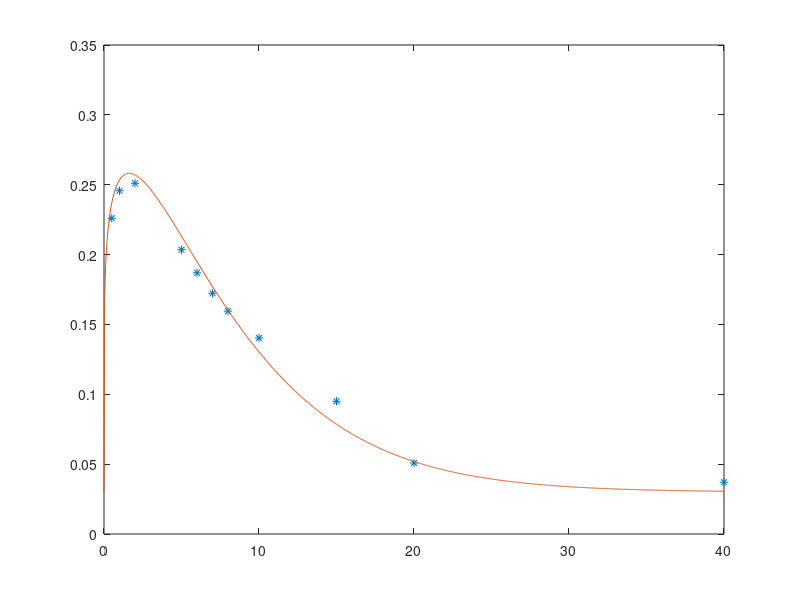

The MATLAB source for this figure: (Note: this script raises an error after producing the figure.)
% Data
Lz = 1;
Lx = [0.5,1,2,5,6,7,8,10,15,20,40];
R = [0.22602171,0.24566273,0.25104229,0.20345172,0.18692082,0.17226913,0.15952006,0.14030094,0.09496913,0.05082819,0.03705537];
% Fit function
xx = linspace(0,40,1000);
Lf = 0.18;
lexp = 0.4;
f0 = 1.8;
f = @(Lx) f0*Lx.*exp(-(Lx/Lf).^lexp);
% Lf = 3;
% lexp = 0.4;
% f0 = 1.5;
% f = @(Lx) f0*(Lx).^(lexp-1)./Lf*lexp.*exp(-(Lx/Lf).^lexp);
funstr = '';
model = 6;
switch model
  case 0
    Lf = 0.17; % b
    lexp = 0.4; % c
    f0 = 1.7; % a
    exp0 = 0.02; % zero level
    f = @(Lx) f0*Lx.*exp(-((Lx/Lf)).^lexp)+exp0;    
  case 1
    Lf = 0.18;
    lexp = 0.4;
    f0 = 1.6;
    f = @(Lx) f0*Lx.*exp(-(Lx/Lf).^lexp);
  case 2 % Judit
    b = 0.026; % b
    a = 4.838; % a
    c = 0.299; % c
    f = @(Lx) a*Lx.*exp(-(Lx/b).^c);
  case 3 
    b = 1.6; % b
    a = 0.4; % a
    c = 0.55; % c
    E0 = 0.03;
    f = @(Lx) a*(c+1)*(Lx/b).^(c).*exp(-(Lx/b).^c) + E0;
  case 4 
    b = 8; % b
    a = 0.3; % a
    c = 0.2; % c
    E0 = 0.03;
    f = @(Lx) a*(c+1)*(Lx/b).^(c).*exp(-(Lx/b).^(c+1)) + E0;
    funstr = {'f(L_x) = a(c+1)(L_x/b)^c exp[-(L_x/b)^{c+1}]+f_{0,inf}';...
      sprintf('a = %g, b = %g, c = %g, f_{0,inf} = %g',a,b,c,E0)};
  case 5 
    b = 8; % b
    a = 2.4; % a
    c = 0.2; % c
    E0 = 0.03;
    f = @(Lx) a/b*(c+1)*(Lx/b).^(c).*exp(-(Lx/b).^(c+1)) + E0;
    funstr = {'f(L_x) = (a/b)(c+1)(L_x/b)^c exp[-(L_x/b)^{c+1}]+f_{0,inf}';...
      sprintf('a = %g, b = %g, c = %g, f_{0,inf} = %g',a,b,c,E0)};
  case 6 
    b = 8; % b
    a = 2.4*8; % a
    c = 0.18; % c
    E0 = 0.03;
    f = @(Lx) a/b/b*(c+1)*(Lx/b).^(c).*exp(-(Lx/b).^(c+1)) + E0;
    funstr = {'f(L_x) = (a/b)(c+1)(L_x/b)^c exp[-(L_x/b)^{c+1}]+f_{0,inf}';...
      sprintf('a = %g, b = %g, c = %g, f_{0,inf} = %g',a,b,c,E0)};
end
    

%f = @(Lx) f0*Lx.*(exp(-((Lx/Lf)).^lexp)+exp0./Lx);


% Judits fit

%f = @(Lx) f0*Lx.*(exp(-((Lx/Lf)).^lexp)+exp0./Lx);
L = sqrt(Lx.^2 + Lz.^2);

Lz = 1;
%f = @(Lx) Lz./(Lx+3).^0.5-0.15;
%f = @(Lx) (Lz./(Lx+5)).^0.5-0.12;
%f = @(Lx) (Lz./(Lx)).^0.5-0.15;
%f = @(Lx) atan((Lz)./(Lx)+0.02).^0.95;
%f = @(Lx) atan(2*(Lz)./(Lx)+1.00).^1.0;

%Lz/Lx

plot(Lx,R,'*',xx,f(xx),'-')
%plot(L,R,'*')
%semilogx(Lx,R,'*',xx,f(xx),'-')
hca = gca;
hca.YLim = [0 0.3];
grid on;

irf_legend(hca,funstr,[0.98 0.98],'color',[0 0 0])

%%
% Judits fit to data 
eta = logspace(-2,1,1000);
a = 0.18435;
b = 0.30802;
c = 0.02164;
fR = @(eta) a*eta./(b+eta)+c;
plot(1./eta,fR(eta),'*')
